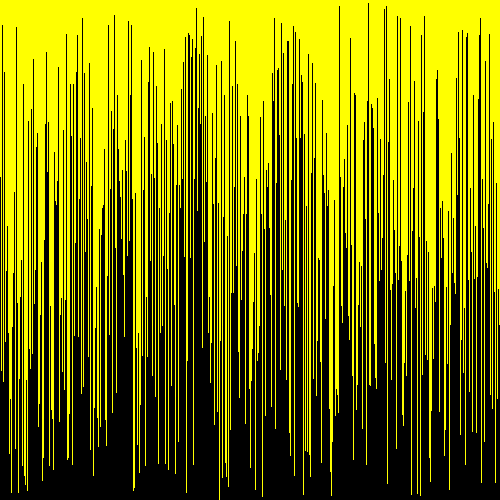
Frame 1 (no input)
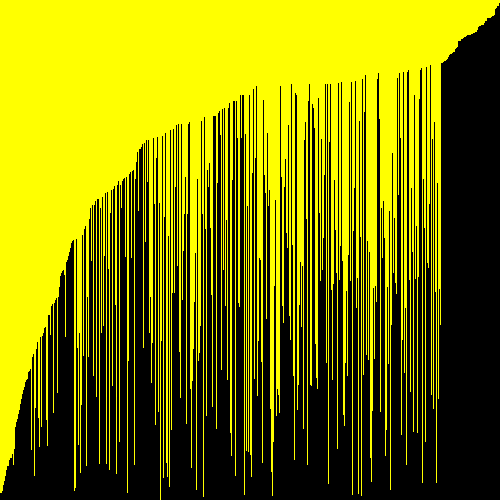
Frame 60 (the mouse pressed at the canvas centre just before this capture)
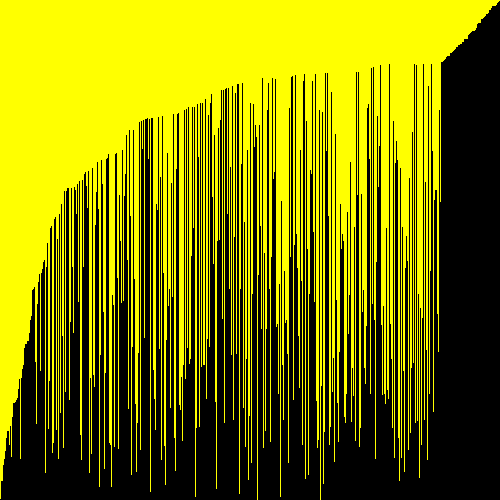
Frame 120 (the mouse held since frame 60 and released just before this capture)

The Processing sketch that drew these frames (run headless with seeded random() and noise(); from frame 60 on, the mouse is pressed at the canvas centre):

// Processing sketch: sketch__03_VisualArraySorterProcessing
// ── sketch__03_VisualArraySorterProcessing.pde
/* Paste the code into a new Processing sketch and complete the steps. */


//1. create an array of ints. don't initialize it yet.
int[] myArray;

void setup() {
  size(500,500);
  //2. set the size of your window
  //  if you are using Processing 3, you cannot use variables
  //  because the developers don't know how programming is supposed to work.

  //3. initialize your array with the built in width variable
  myArray = new int[width];
  
  //4. initialize the ints in the array with random numbers
  //   from 0 to the built in height variable
  randomizeArray( myArray );

  //5. call the noStroke() method
  noStroke();

}

void draw() {
  //6. set the background color with background(r, g, b);
  background(255,255,0);

  //7. set the color for your graph
  fill(0,0,0);

  //8. draw a rectangle for each int in your array.
  //   the x value will be the current index in the array
  //   the y value will the height variable
  //   the width is 1 (one)
  //   the height is negative the value of the element at the current index of the array
  for( int i = 0; i < myArray.length; ++i){
    rect(i, height, 1, -myArray[i]);
  }

  //9. call the stepSort method
  stepSort(myArray);

  //10. extract the code that randomizes the array into a method.

  //11. call the method you made in step 10 when the mouse is pressed

}

void mousePressed(){
  randomizeArray( myArray );
}

void randomizeArray( int[] inputArray ){ 
  for(int i = 0; i < height; ++i){
    inputArray[i] = int(random(width));
  }
}

void stepSort(int[] arr) {
  for (int i = 1; i < arr.length; i++) {
    if (arr[i - 1] > arr[i]) {
      int t = arr[i];
      arr[i] = arr[i - 1];
      arr[i - 1] = t;
    }
  }
}
